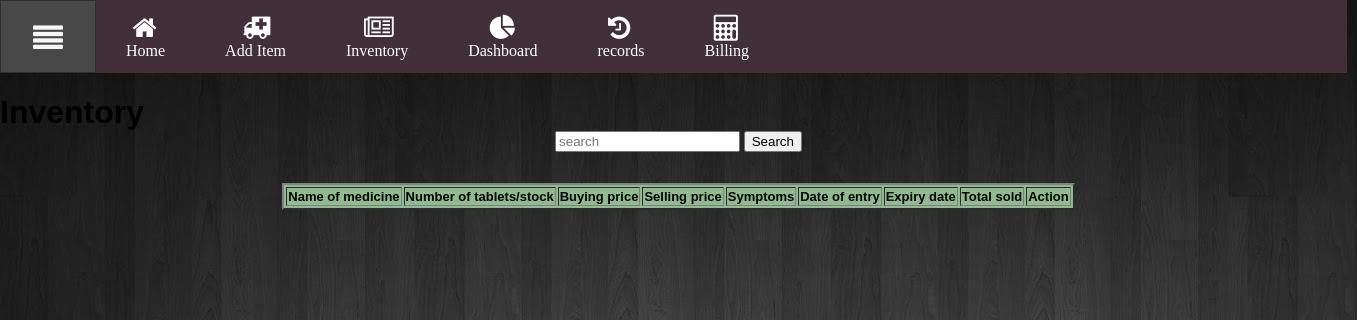
The page /inventory (signed in) on the database as committed earlier.
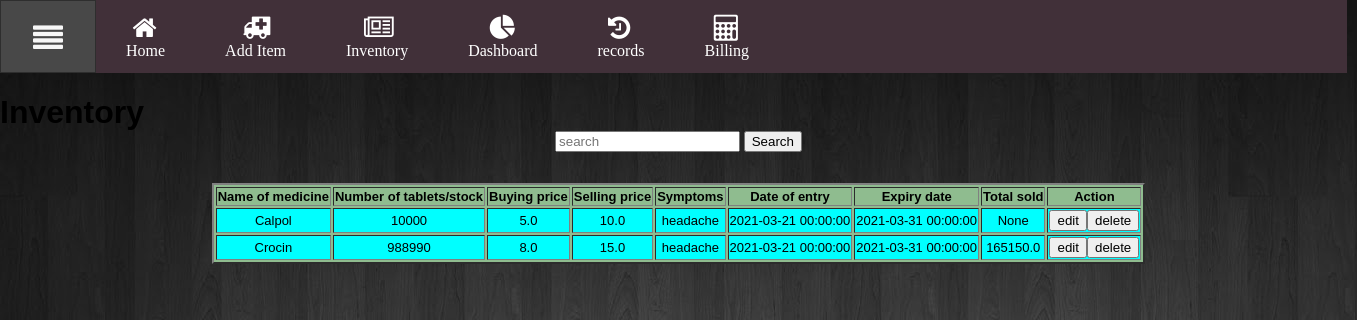
The same page on the database as committed later.
### app.py (models this page shows)
class Inventory(db.Model):
	id = db.Column(db.Integer, primary_key=True)
	med_name = db.Column(db.String(100))
	entry_date = db.Column(db.DateTime)
	expiry_date = db.Column(db.DateTime)
	stock = db.Column(db.Integer)
	symptoms = db.Column(db.String(300))
	rate_per_tab_bought = db.Column(db.Float)
	rate_per_tab_sell = db.Column(db.Float)
	sold = db.Column(db.Float)
	owner_id = db.Column(db.Integer, db.ForeignKey('pharmacists.id'))

### app.py (the view)
@app.route("/inventory", methods=['POST', 'GET'])
@login_required
def inventory():
	inventory_list = Inventory.query.filter_by(owner_id = session['id']).all()
	if request.method == 'POST':
		try :
			med_name = request.form.get("med_name")
			query_for_med = Inventory.query.filter_by(med_name = med_name, owner_id = session['id']).all()
			return render_template("display_query.html", query_for_med = query_for_med)
		except:
			flash("Medicine not found!!")
			return redirect(url_for("inventory"))
	else:
		return render_template("inventory.html", inventory_list = inventory_list)

### app.py (called while the page is built)
@login_manager.user_loader
def load_user(user_id):
    return Pharmacists.query.get(int(user_id))

### templates/inventory.html (shortened to what this page needs)
{% extends "layout.html" %}
{% block body %}
<!DOCTYPE html>
<html lang="en">
<head>
</head>
<body>
    <h1 style="text-align: center;">Inventory</h1><br>
    <form action="/inventory" method="POST" style="text-align: center;">
        <input list="browsers" name="med_name" id="browser" autocomplete="off" placeholder="search">
        <input type="submit" name="search" value="Search">
    </form>
    <br><br>
    <form action="/edit" method="POST" style="text-align: center;">
        <TABLE id="dataTable" border="2" align="center" style="background-color: darkseagreen;">
            <th style="text-align: center;">Name of medicine</th>
            <th style="text-align: center;">Number of tablets/stock</th>
            <th style="text-align: center;">Buying price</th>
            <th style="text-align: center;">Selling price</th>
            <th style="text-align: center;">Symptoms</th>
            <th style="text-align: center;">Date of entry</th>
            <th style="text-align: center;">Expiry date</th>
            <th style="text-align: center;">Total sold</th>
            <th style="text-align: center;">Action</th>
                {% for i in inventory_list %}
                <tr style="text-align: center; background-color: cyan;">
                    <td>{{i.med_name}}</td>
                    <td>{{i.stock}}</td>
                    <td>{{i.rate_per_tab_bought}}</td>
                    <td>{{i.rate_per_tab_sell}}</td>
                    <td>{{i.symptoms}}</td>
                    <td>{{i.entry_date}}</td>
                    <td>{{i.expiry_date}}</td>
                    <td>{{i.sold}}</td>
                    <td><input type="submit" name="{{i.id}}" value="edit"><input type="submit" name="{{i.id}}" value="delete"></td>
                </tr>
                {% endfor %}
          </TABLE>
        </form>
    <br><br>
</body>
</html>
{% endblock %}

### templates/layout.html (shortened to what this page needs)
<!doctype html>
<html>
<head>
<link rel="stylesheet" href="https://maxcdn.bootstrapcdn.com/font-awesome/4.7.0/css/font-awesome.min.css">
<link href="{{url_for('static',filename='assets/bootstr ap/css/Untitled2.css')}}" rel="stylesheet">
<link href="{{url_for('static',filename='assets/bootstrap/css/layout.css')}}" rel="stylesheet">
</head>
<body>
<div id="wb_ResponsiveMenu1" style="position:absolute;left:96px;top:0px;width:1251px;height:73px;z-index:1;">
<ul class="ResponsiveMenu1" id="ResponsiveMenu1" role="menu">
<li><a role="menuitem" href="/home"><i class="fa fa-home fa-2x">&nbsp;</i><br>Home</a></li>
<li><a role="menuitem" href="/add_medicine"><i class="fa fa-ambulance fa-2x">&nbsp;</i><br>Add&nbsp;Item</a></li>
<li><a role="menuitem" href="/inventory"><i class="fa fa-newspaper-o fa-2x">&nbsp;</i><br>Inventory</a></li>
<li><a role="menuitem" href="/dashboard"><i class="fa fa-pie-chart fa-2x">&nbsp;</i><br>Dashboard</a></li>
<li><a role="menuitem" href="/records"><i class="fa fa-history fa-2x">&nbsp;</i><br>records</a></li>
<li><a role="menuitem" href="/billing"><i class="fa fa-calculator fa-2x">&nbsp;</i><br>Billing</a></li>
</ul>
</div>
<div id="wb_PanelMenu1" style="position:absolute;left:0px;top:0px;width:94px;height:71px;text-align:center;z-index:2;">
<a href="#PanelMenu1_markup" id="PanelMenu1">&nbsp;</a>
</div>
<br><br>
<br><br><br><br>
{% block body %}
{% endblock %}
</body>
</html>

### templates/inventory.html (style rules this page uses)
table { page-break-inside:auto }
div { page-break-inside:avoid; }

Rows that differ between the two databases and show on the page:
added Inventory: med_name "Calpol", stock "10000", rate_per_tab_bought "5.0", rate_per_tab_sell "10.0", symptoms "headache", entry_date "2021-03-21 00:00:00", expiry_date "2021-03-31 00:00:00", sold "None"
added Inventory: med_name "Crocin", stock "988990", rate_per_tab_bought "8.0", rate_per_tab_sell "15.0", symptoms "headache", entry_date "2021-03-21 00:00:00", expiry_date "2021-03-31 00:00:00", sold "165150.0"
